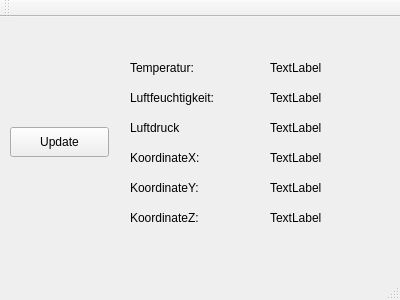
<?xml version="1.0" encoding="UTF-8"?>
<ui version="4.0">
 <class>MainWindow</class>
 <widget class="QMainWindow" name="MainWindow">
  <property name="geometry">
   <rect>
    <x>0</x>
    <y>0</y>
    <width>400</width>
    <height>300</height>
   </rect>
  </property>
  <property name="windowTitle">
   <string>MainWindow</string>
  </property>
  <widget class="QWidget" name="centralWidget">
   <widget class="QLabel" name="lblTemperatur">
    <property name="geometry">
     <rect>
      <x>270</x>
      <y>40</y>
      <width>68</width>
      <height>22</height>
     </rect>
    </property>
    <property name="text">
     <string>TextLabel</string>
    </property>
   </widget>
   <widget class="QLabel" name="lblLuftfeuchtigkeit">
    <property name="geometry">
     <rect>
      <x>270</x>
      <y>70</y>
      <width>68</width>
      <height>22</height>
     </rect>
    </property>
    <property name="text">
     <string>TextLabel</string>
    </property>
   </widget>
   <widget class="QLabel" name="lblLuftdruck">
    <property name="geometry">
     <rect>
      <x>270</x>
      <y>100</y>
      <width>68</width>
      <height>22</height>
     </rect>
    </property>
    <property name="text">
     <string>TextLabel</string>
    </property>
   </widget>
   <widget class="QLabel" name="lblKompassX">
    <property name="geometry">
     <rect>
      <x>270</x>
      <y>130</y>
      <width>68</width>
      <height>22</height>
     </rect>
    </property>
    <property name="text">
     <string>TextLabel</string>
    </property>
   </widget>
   <widget class="QLabel" name="lblKompassY">
    <property name="geometry">
     <rect>
      <x>270</x>
      <y>160</y>
      <width>68</width>
      <height>22</height>
     </rect>
    </property>
    <property name="text">
     <string>TextLabel</string>
    </property>
   </widget>
   <widget class="QLabel" name="lblKompassZ">
    <property name="geometry">
     <rect>
      <x>270</x>
      <y>190</y>
      <width>68</width>
      <height>22</height>
     </rect>
    </property>
    <property name="text">
     <string>TextLabel</string>
    </property>
   </widget>
   <widget class="QPushButton" name="pbUpdate">
    <property name="geometry">
     <rect>
      <x>10</x>
      <y>110</y>
      <width>99</width>
      <height>30</height>
     </rect>
    </property>
    <property name="text">
     <string>Update</string>
    </property>
   </widget>
   <widget class="QLabel" name="label_3">
    <property name="geometry">
     <rect>
      <x>130</x>
      <y>70</y>
      <width>121</width>
      <height>22</height>
     </rect>
    </property>
    <property name="text">
     <string>Luftfeuchtigkeit:</string>
    </property>
   </widget>
   <widget class="QLabel" name="label_4">
    <property name="geometry">
     <rect>
      <x>130</x>
      <y>40</y>
      <width>121</width>
      <height>22</height>
     </rect>
    </property>
    <property name="text">
     <string>Temperatur:</string>
    </property>
   </widget>
   <widget class="QLabel" name="label_5">
    <property name="geometry">
     <rect>
      <x>130</x>
      <y>130</y>
      <width>121</width>
      <height>22</height>
     </rect>
    </property>
    <property name="text">
     <string>KoordinateX:</string>
    </property>
   </widget>
   <widget class="QLabel" name="label_6">
    <property name="geometry">
     <rect>
      <x>130</x>
      <y>160</y>
      <width>121</width>
      <height>22</height>
     </rect>
    </property>
    <property name="text">
     <string>KoordinateY:</string>
    </property>
   </widget>
   <widget class="QLabel" name="label_7">
    <property name="geometry">
     <rect>
      <x>130</x>
      <y>190</y>
      <width>121</width>
      <height>22</height>
     </rect>
    </property>
    <property name="text">
     <string>KoordinateZ:</string>
    </property>
   </widget>
   <widget class="QLabel" name="label_8">
    <property name="geometry">
     <rect>
      <x>130</x>
      <y>100</y>
      <width>121</width>
      <height>22</height>
     </rect>
    </property>
    <property name="text">
     <string>Luftdruck</string>
    </property>
   </widget>
  </widget>
  <widget class="QMenuBar" name="menuBar">
   <property name="geometry">
    <rect>
     <x>0</x>
     <y>0</y>
     <width>400</width>
     <height>28</height>
    </rect>
   </property>
  </widget>
  <widget class="QToolBar" name="mainToolBar">
   <attribute name="toolBarArea">
    <enum>TopToolBarArea</enum>
   </attribute>
   <attribute name="toolBarBreak">
    <bool>false</bool>
   </attribute>
  </widget>
  <widget class="QStatusBar" name="statusBar"/>
 </widget>
 <layoutdefault spacing="6" margin="11"/>
 <resources/>
 <connections/>
</ui>
